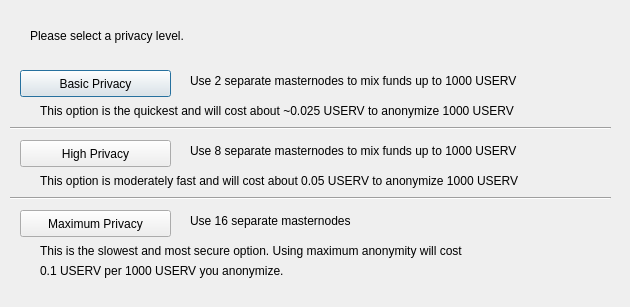
<?xml version="1.0" encoding="UTF-8"?>
<ui version="4.0">
 <class>DarksendConfig</class>
 <widget class="QDialog" name="DarksendConfig">
  <property name="geometry">
   <rect>
    <x>0</x>
    <y>0</y>
    <width>630</width>
    <height>307</height>
   </rect>
  </property>
  <property name="windowTitle">
   <string>Configure PrivateSend</string>
  </property>
  <widget class="QPushButton" name="buttonBasic">
   <property name="geometry">
    <rect>
     <x>20</x>
     <y>70</y>
     <width>151</width>
     <height>27</height>
    </rect>
   </property>
   <property name="text">
    <string>Basic Privacy</string>
   </property>
  </widget>
  <widget class="QPushButton" name="buttonHigh">
   <property name="geometry">
    <rect>
     <x>20</x>
     <y>140</y>
     <width>151</width>
     <height>27</height>
    </rect>
   </property>
   <property name="text">
    <string>High Privacy</string>
   </property>
  </widget>
  <widget class="QPushButton" name="buttonMax">
   <property name="geometry">
    <rect>
     <x>20</x>
     <y>210</y>
     <width>151</width>
     <height>27</height>
    </rect>
   </property>
   <property name="text">
    <string>Maximum Privacy</string>
   </property>
  </widget>
  <widget class="QLabel" name="label">
   <property name="geometry">
    <rect>
     <x>30</x>
     <y>20</y>
     <width>571</width>
     <height>31</height>
    </rect>
   </property>
   <property name="text">
    <string>Please select a privacy level.</string>
   </property>
  </widget>
  <widget class="QLabel" name="label_2">
   <property name="geometry">
    <rect>
     <x>190</x>
     <y>70</y>
     <width>421</width>
     <height>21</height>
    </rect>
   </property>
   <property name="text">
    <string>Use 2 separate masternodes to mix funds up to 1000 USERV</string>
   </property>
  </widget>
  <widget class="QLabel" name="label_3">
   <property name="geometry">
    <rect>
     <x>190</x>
     <y>140</y>
     <width>411</width>
     <height>21</height>
    </rect>
   </property>
   <property name="text">
    <string>Use 8 separate masternodes to mix funds up to 1000 USERV</string>
   </property>
  </widget>
  <widget class="QLabel" name="label_4">
   <property name="geometry">
    <rect>
     <x>190</x>
     <y>210</y>
     <width>421</width>
     <height>21</height>
    </rect>
   </property>
   <property name="text">
    <string>Use 16 separate masternodes</string>
   </property>
  </widget>
  <widget class="QLabel" name="label_6">
   <property name="geometry">
    <rect>
     <x>40</x>
     <y>100</y>
     <width>561</width>
     <height>21</height>
    </rect>
   </property>
   <property name="text">
    <string>This option is the quickest and will cost about ~0.025 USERV to anonymize 1000 USERV</string>
   </property>
  </widget>
  <widget class="QLabel" name="label_7">
   <property name="geometry">
    <rect>
     <x>40</x>
     <y>170</y>
     <width>561</width>
     <height>21</height>
    </rect>
   </property>
   <property name="text">
    <string>This option is moderately fast and will cost about 0.05 USERV to anonymize 1000 USERV</string>
   </property>
  </widget>
  <widget class="QLabel" name="label_8">
   <property name="geometry">
    <rect>
     <x>40</x>
     <y>240</y>
     <width>561</width>
     <height>21</height>
    </rect>
   </property>
   <property name="text">
    <string>This is the slowest and most secure option. Using maximum anonymity will cost</string>
   </property>
  </widget>
  <widget class="QLabel" name="label_9">
   <property name="geometry">
    <rect>
     <x>40</x>
     <y>260</y>
     <width>561</width>
     <height>21</height>
    </rect>
   </property>
   <property name="text">
    <string>0.1 USERV per 1000 USERV you anonymize.</string>
   </property>
  </widget>
  <widget class="Line" name="line">
   <property name="geometry">
    <rect>
     <x>10</x>
     <y>120</y>
     <width>601</width>
     <height>16</height>
    </rect>
   </property>
   <property name="orientation">
    <enum>Qt::Horizontal</enum>
   </property>
  </widget>
  <widget class="Line" name="line_2">
   <property name="geometry">
    <rect>
     <x>10</x>
     <y>190</y>
     <width>601</width>
     <height>16</height>
    </rect>
   </property>
   <property name="orientation">
    <enum>Qt::Horizontal</enum>
   </property>
  </widget>
 </widget>
 <resources/>
 <connections/>
</ui>
